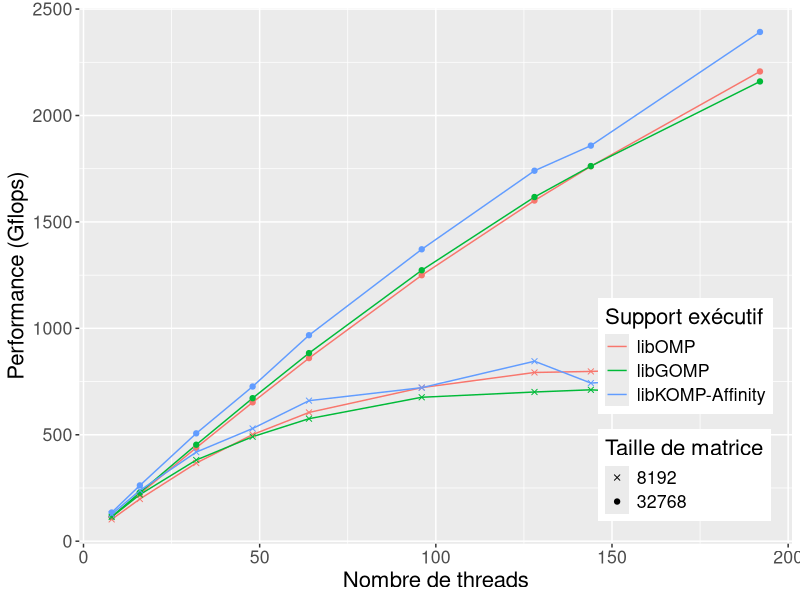
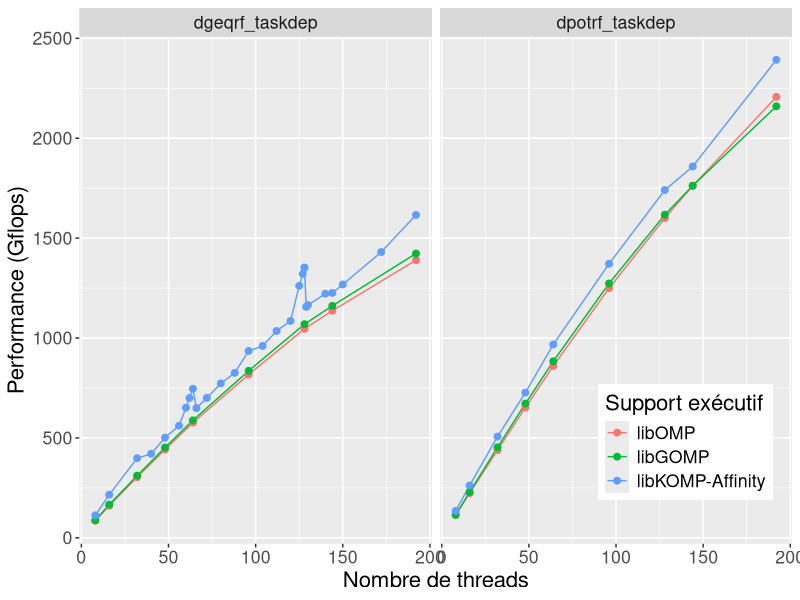

The R source for these figures, in order:
library(ggplot2)
library(plyr)
library(lattice)
library(reshape)

wholeframe = read.table("./all_data.dat", header=TRUE)

pd = position_dodge(width=.1)
#melted = melt(framsum, id.vars=c("GFlops", "Progname", "WSselect", "WSpush", "Runtime", "Threads", "Std", "Nxp"))
#print(framsum)




pdf(paste("graph_all_cholesky_idchire.pdf", sep = ''), width = 10, height=6)


frame_all_cholesky = subset(wholeframe, (size == 8192 | size == 32768) & program == "dpotrf_taskdep")
myplot = ggplot(frame_all_cholesky, aes(x=threads, y = gflops))
myplot = myplot + geom_line(aes(color=runtime, group=interaction(size, runtime)))
myplot = myplot + geom_point(aes(shape=factor(size), color=runtime, group=interaction(size, runtime)))
myplot = myplot + guides(colour = guide_legend(override.aes = list(shape = NA)))
#myplot = myplot + guides(colour = guide_legend(title="Taille"))
#myplot = myplot + geom_errorbar(position=position_dodge(0.9), aes(color=runtime, ymin=gflops-(2*std/iterations), ymax=gflops+(2*std/iterations), width=.1))
#myplot = myplot + facet_wrap(~program, ncol=1)
myplot = myplot + ylab("Performance (Gflops)")
myplot = myplot + xlab("Nombre de threads")
#myplot = myplot + ggtitle("Performances de Cholesky sur 64 threads, N=8192")
myplot = myplot + theme(legend.position=c(.85, .25), text = element_text(size=16))
myplot = myplot + scale_colour_discrete(name="Support exécutif", labels=c("libOMP", "libGOMP", "libKOMP-Affinity"))
myplot = myplot + scale_shape_manual(name="Taille de matrice", values=c(4, 19))
print(myplot)
dev.off()


frame_comp_threads=subset(wholeframe, size == 32768)

pdf(paste("graph_qr_cholesky_vs_threads.pdf", sep = ''), width = 10, height=6)

levels(frame_comp_threads$program) <- c("QR", "Cholesky")

myplot = ggplot(frame_comp_threads, aes(x=threads, y = gflops))
myplot = myplot + geom_line(aes(color=runtime))
#myplot = myplot + geom_errorbar(position=position_dodge(0.9), aes(color=interaction(WSselect, WSpush, Taskprio), ymin=GFlops-(2*Std/Nxp), ymax=GFlops+(2*Std/Nxp), width=.1))
myplot = myplot + facet_grid(~program, scales="free_y")
myplot = myplot + geom_point(size=2,aes(color=runtime), shape=19)
myplot = myplot + theme(legend.position=c(.85, .20), text = element_text(size=16))
myplot = myplot + scale_colour_discrete(name="Support exécutif", labels=c("libOMP", "libGOMP", "libKOMP-Affinity"))
myplot = myplot + ylab("Performance (Gflops)")
myplot = myplot + xlab("Nombre de threads")

print(myplot)
dev.off()
